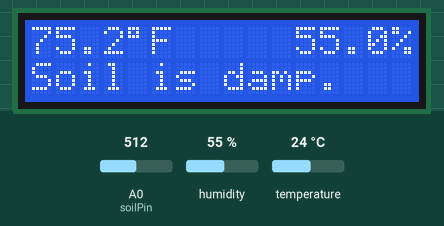
A sketch run on a simulated Arduino Uno, built with avr-gcc and run on an emulated ATmega328P. Shown: 16×2 character LCD. Inputs (shaded band) come from the test bench; at power-on: A0 (soilPin) = 512, humidity 55 %, temperature 24 °C.

Above: at 4.2 s.
4.3 s: A0 (soilPin) set to 681
7.0 s: A0 (soilPin) set to 709
At 8.5 s:
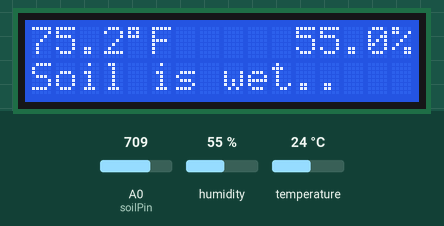
9.7 s: A0 (soilPin) set to 122
At 12.4 s:
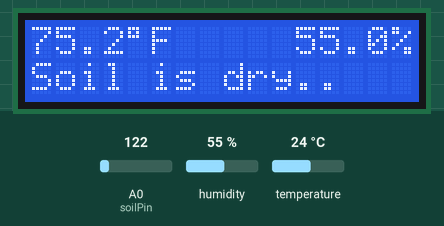
12.7 s: humidity set to 22 %
At 13.8 s:
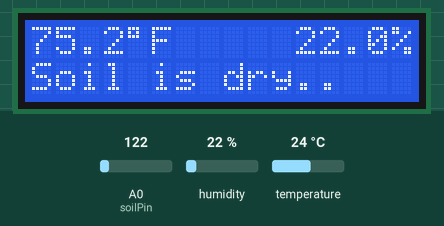
15.4 s: temperature set to 12 °C
At 17.7 s:
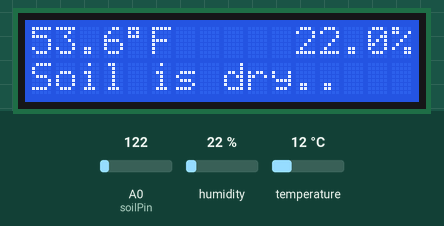
18.7 s: humidity set to 40 %
At 20.3 s:
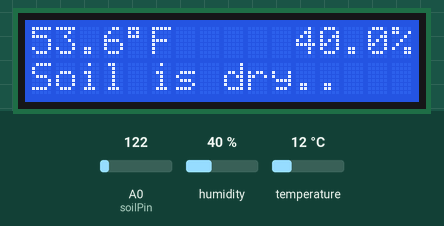
Timing chart, 0 to 21.8 s (numbered marks = the images above; inputs shaded):
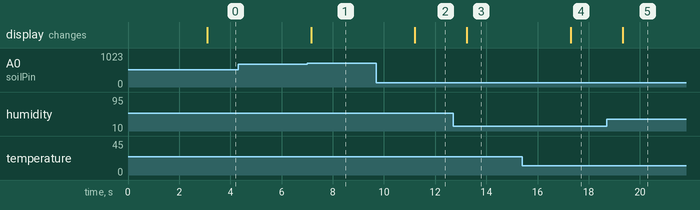

The sketch:

Weather_Station.ino
```cpp
/* Cal Poly Pomona Robotics Club
 * Weather Station Workshop
 * February 11, 2017
 */

// Libraries
#include <DHT.h> // Digital Humidity/Temperature Sensor Library
#include<LiquidCrystal.h> // LCD Screen Library

// Definitions
#define soilPin A0 // Soil Probe input set to Analog 0
#define dhtPin A1 // DHT input set to Analog 1
#define dhtType DHT11 // Type of DHT being used
#define lowMoisture 300 // "Dry" value read by soilPin - May need adjusting
#define medMoisture 700 // "Damp" value
#define highMoisture 950 // "Wet" value

// Objects
DHT dht(dhtPin, dhtType); // DHT object named dht
LiquidCrystal lcd(12, 11, 5, 4, 3, 2); // Connected to LCD Pins (4, 6, 11, 12, 13, 14)

void setup() {
  dht.begin(); // Initialize DHT
  lcd.begin(16, 2); // Initialize LCD -> 16 Columns (0-15), 2 Rows (0-1)
  // Begin "Welcome Message"
  lcd.setCursor(0, 0); // Set intial position to print on LCD -> (Column, Row)
  lcd.print("Robotics Club");
  lcd.setCursor(0, 1);
  lcd.print("Weather Station");
  delay(3000); // 3 second delay
  lcd.clear();
  // End "Welcome Message"
}

void loop() {
  float temperature = dht.readTemperature(true); // Read Temperature: false -> Celsius, true -> Farenheit
  float humidity = dht.readHumidity(); // Read Humidity
  int soilMoisture = analogRead(soilPin); // Read Moisture Level from soilPin
  lcd.setCursor(0, 0);
  lcd.print(temperature);
  lcd.setCursor(4, 0);
  lcd.print((char)223); // Print the 'degree' character
  lcd.setCursor(5, 0);
  // Print C for Celsius or F for Farenheit
  lcd.print("F");
  lcd.setCursor(11, 0);
  lcd.print(humidity);
  lcd.setCursor(15, 0);
  lcd.print("%");
  lcd.setCursor(0, 1);
  if(soilMoisture < lowMoisture) {
    lcd.print("Soil is dry."); // Too little water
  }
  if((soilMoisture >= lowMoisture) && (soilMoisture < medMoisture)) {
    lcd.print("Soil is damp."); // Good amount of water
  }
  if((soilMoisture >= medMoisture) && (soilMoisture < highMoisture)) {
    lcd.print("Soil is wet."); // Too much water
  }
  delay(2000); // 2 second delay
}
```

Measured:
- the behaviour switches between 699 and 700 on A0 (soilPin) (found by bisection; images 0 and 1)
- after the input at 4.3 s, every drawn part: stays the same
- after the input at 7.0 s, the display: changes after 0.15 s (image 1)
- after the input at 9.7 s, the display: changes after 1.5 s (image 2)
- after the input at 12.7 s, the display: changes after 0.54 s (image 3)
- after the input at 15.4 s, the display: changes after 1.9 s (image 4)
- after the input at 18.7 s, the display: changes after 0.62 s (image 5)
